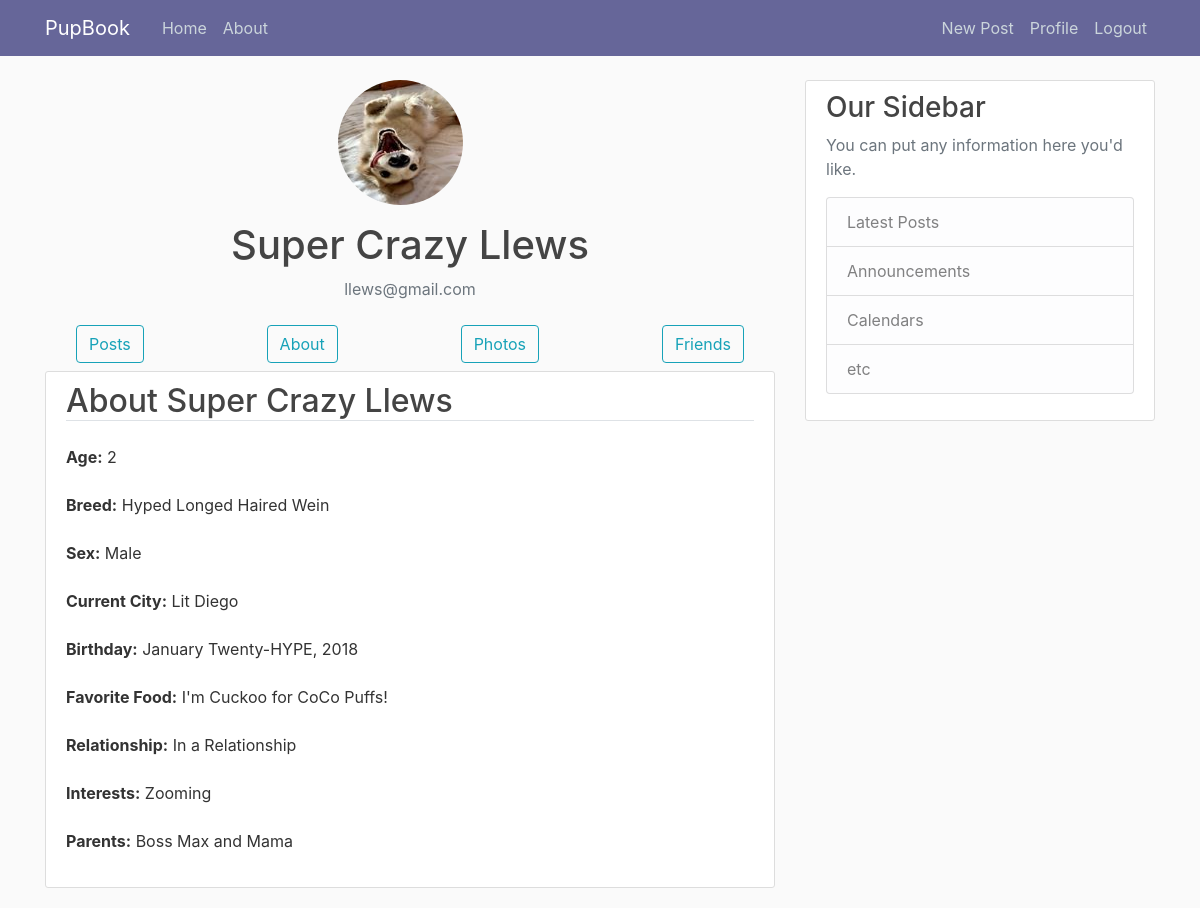
Page /profile/about/Super Crazy Llews (signed in) on the committed database.
### PupBook/models.py (models this page shows, shortened)
class User(db.Model, UserMixin):
    id = db.Column(db.Integer, primary_key=True)
    username = db.Column(db.String(20), unique=True, nullable=False)
    email = db.Column(db.String(120), unique=True, nullable=False)
    age = db.Column(db.String(20))
    breed = db.Column(db.String(120))
    sex = db.Column(db.String(20))
    current_city = db.Column(db.String(120))
    birthday = db.Column(db.String)
    favorite_food = db.Column(db.String(120))
    relationship = db.Column(db.String(20))
    interests = db.Column(db.Text)
    parents = db.Column(db.String)
    image_file = db.Column(db.String(20), nullable=False, default='default.jpg')
    password = db.Column(db.String(60), nullable=False)
    posts = db.relationship('Post', backref='author', lazy=True)

### PupBook/users/routes.py (the view)
@users.route("/profile/about/<string:username>", methods=['GET', 'POST'])
@login_required
def profile_about(username):
    user = User.query.filter_by(username=username).first_or_404()
    image_file = url_for('static', filename='profile_pics/' + user.image_file)
    return render_template('profile_about.html', title='About', image_file=image_file, user=user)

### PupBook/models.py (called while the page is built)
@login_manager.user_loader
def load_user(user_id):
    return User.query.get(int(user_id))

### PupBook/templates/profile_about.html
{% extends "layout.html" %}
{% block content %}
    <div style="text-align:center">
      <img class="rounded-circle account-img" src="{{ image_file }}">
      <h2 class="account-heading">{{ user.username }}</h2>
      <p class="text-secondary">{{ user.email }}</p>
      <nav class="navbar navbar-expand-md">
          {% if user.username == current_user.username %}
          <div class="container">
            <a class="btn btn-outline-info" href="{{ url_for('users.profile', username=user.username) }}">Posts</a>
            <a class="btn btn-outline-info" href="{{ url_for('users.profile_about', username=user.username) }}">About</a>
            <a class="btn btn-outline-info" href="{{ url_for('users.profile_photos', username=user.username) }}">Photos</a>
            <a class="btn btn-outline-info" href="{{ url_for('users.profile_friends', username=user.username) }}">Friends</a>
            <a class="btn btn-outline-info" href="{{ url_for('users.profile_account', username=user.username) }}">Account</a>
          </div>
          {% else %}
          <div class="container">
            <a class="btn btn-outline-info" href="{{ url_for('users.profile', username=user.username) }}">Posts</a>
            <a class="btn btn-outline-info" href="{{ url_for('users.profile_about', username=user.username) }}">About</a>
            <a class="btn btn-outline-info" href="{{ url_for('users.profile_photos', username=user.username) }}">Photos</a>
            <a class="btn btn-outline-info" href="{{ url_for('users.profile_friends', username=user.username) }}">Friends</a>
          </div>
          {% endif %}
      </nav>
    </div>
    <div class="content-section">
        <h2 class="border-bottom mb-4">About {{ user.username }}</h2>
        <div>
            {% if user.age %}
                <span style="font-weight: bold">Age:</span>
                <span>{{ user.age }}</span>
            {% endif %}
        </div>
        <br>
        <div>
            {% if user.breed %}
                <span style="font-weight: bold">Breed:</span>
                <span>{{ user.breed }}</span>
            {% endif %}
        </div>
        <br>
        <div>
            {% if user.sex %}
                <span style="font-weight: bold">Sex:</span>
                <span>{{ user.sex }}</span>
            {% endif %}
        </div>
        <br>
        <div>
            {% if user.current_city %}
                <span style="font-weight: bold">Current City:</span>
                <span>{{ user.current_city }}</span>
            {% endif %}
        </div>
        <br>
        <div>
            {% if user.birthday %}
                <span style="font-weight: bold">Birthday:</span>
                <span>{{ user.birthday }}</span>
            {% endif %}
        </div>
        <br>
        <div>
            {% if user.favorite_food %}
                <span style="font-weight: bold">Favorite Food:</span>
                <span>{{ user.favorite_food }}</span>
            {% endif %}
        </div>
        <br>
        <div>
            {% if user.relationship %}
                <span style="font-weight: bold">Relationship:</span>
                <span>{{ user.relationship }}</span>
            {% endif %}
        </div>
        <br>
        <div>
            {% if user.interests %}
                <span style="font-weight: bold">Interests:</span>
                <span>{{ user.interests }}</span>
            {% endif %}
        </div>
        <br>
        <div>
            {% if user.parents %}
                <span style="font-weight: bold">Parents:</span>
                <span>{{ user.parents }}</span>
            {% endif %}
        </div>
        <br>
    </div>
{% endblock content %}

### PupBook/static/main.css (style rules this page uses)
body { background: #fafafa; color: #333333; margin-top: 5rem; }
h1, h2, h3, h4, h5, h6 { color: #444444; }
.content-section { background: #ffffff; padding: 10px 20px; border: 1px solid #dddddd; border-radius: 3px; margin-bottom: 20px; }
.account-img { height: 125px; width: 125px; margin-right: 20px; margin-bottom: 16px; }
.account-heading { font-size: 2.5rem; }

### rows in the picture
User: username "Super Crazy Llews", email "llews@gmail.com", age "2", breed "Hyped Longed Haired Wein", sex "Male", current_city "Lit Diego", birthday "January Twenty-HYPE, 2018", favorite_food "I'm Cuckoo for CoCo Puffs!", relationship "In a Relationship", interests "Zooming", parents "Boss Max and Mama"
